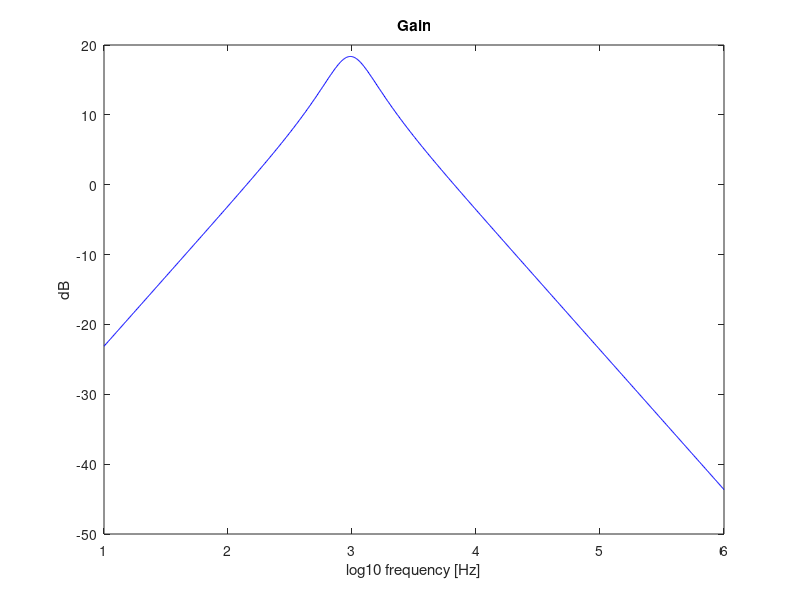
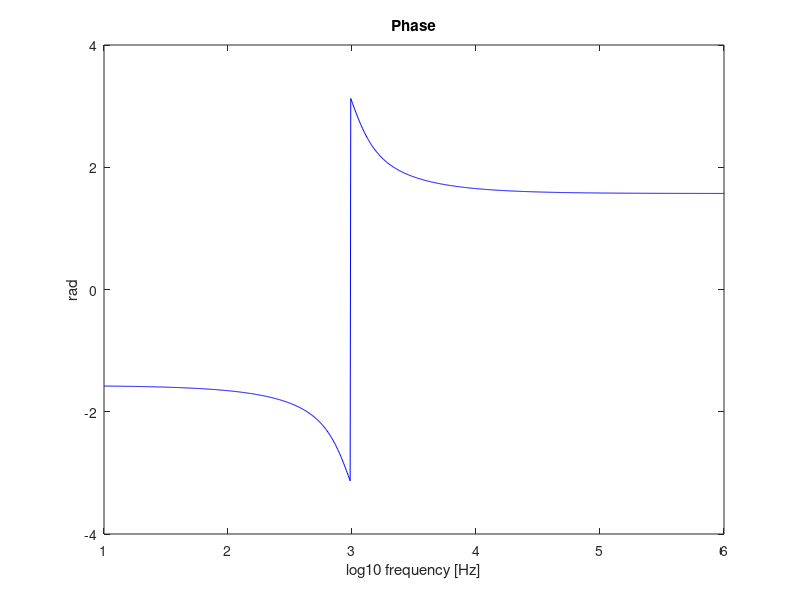

Source code (MATLAB) for these figures, in order: (Note: this script raises an error after producing the figures.)


% file = fopen("../doc/GainStage_OP.tex", "w");
% fprintf(file, "VEQ & %e\\\\ \\\hline\n", VEQ);
% fprintf(file, "IB1 & %e\\\\ \\\hline\n", IB1);
% fprintf(file, "IC1 & %e\\\\ \\\hline\n", IC1);
% fprintf(file, "VEQ & %e\\\\ \\\hline\n", IE1);
% fprintf(file, "VE1 & %e\\\\ \\\hline\n", VE1);
% fprintf(file, "V01 & %e\\\\ \\\hline\n", VO1);
% fprintf(file, "VCE & %e\\\\ \\\hline\n", VCE);
% fclose(file);

% file = fopen("../doc/GainStage_AC.tex", "w");
% fprintf(file, "gm1 & %e\\\\ \\\hline\n", gm1);
% fprintf(file, "$r \pi 1$ & %e\\\\ \\\hline\n", rpi1);
% fprintf(file, "r01 & %e\\\\ \\\hline\n", ro1);
% fprintf(file, "AV1 & %e\\\\ \\\hline\n", AV1);
% fprintf(file, "$AV1_{DB}$ & %e\\\\ \\\hline\n", AVI_DB);
% fprintf(file, "ZI1& %e\\\\ \\\hline\n", ZI1);
% fprintf(file, "ZO1 & %e\\\\ \\\hline\n", ZO1);
% fclose(file);

% file = fopen("../doc/OutputStage_OP.tex", "w");
% fprintf(file, "VI2 & %e\\\\ \\\hline\n", VO1);
% fprintf(file, "IC2 & %e\\\\ \\\hline\n", IC2);
% fprintf(file, "IE2 & %e\\\\ \\\hline\n", IE2);
% fprintf(file, "VO2 & %e\\\\ \\\hline\n", VO2);
% fclose(file);

% file = fopen("../doc/OutputStage_AC.tex", "w");
% fprintf(file, "gm2 & %e\\\\ \\\hline\n", gm2);
% fprintf(file, "$r \pi 2$ & %e\\\\ \\\hline\n", 1/gpi2);
% fprintf(file, "r02 & %e\\\\ \\\hline\n", 1/go2);
% fprintf(file, "AV2 & %e\\\\ \\\hline\n", AV2);
% fprintf(file, "$AV_{DB}$ & %e\\\\ \\\hline\n", 20*log10(AV2));
% fprintf(file, "ZI2 & %e\\\\ \\\hline\n", ZI2);
% fprintf(file, "ZO2 & %e\\\\ \\\hline\n", ZO2);
% fclose(file);


% %total
% gB = 1/(1/gpi2+ZO1)
% AV = (gB+gm2/gpi2*gB)/(gB+ge2+go2+gm2/gpi2*gB)*AV1
% AV_DB = 20*log10(abs(AV))
% ZI=ZI1
% ZO=1/(go2+gm2/gpi2*gB+ge2+gB)


% file = fopen("../doc/Final.tex", "w");
% fprintf(file, "AV & %e\\\\ \\\hline\n", AV);
% fprintf(file, "$AV_{DB}$ & %e\\\\ \\\hline\n", AV_DB);
% fprintf(file, "ZI & %e\\\\ \\\hline\n", ZI);
% fprintf(file, "ZO & %e\\\\ \\\hline\n", ZO);
% fclose(file);

jj = 1;

Cmax = 1e-6;
Cmin = 220e-9;

R1k = 1e3;
R10k = 10e3;
R100k = 100e3;

invR1 = 3./R1k + 3./R100k;
invR2 = 3./R10k;

invC1 = 3./Cmax;
invC2 = 3./Cmin;


TGain = zeros(1, 10);
TGain_DB = zeros(1, 10);
phase = zeros(1, 10);
logfreq = zeros(1, 10);

C1  = 1./invC1;
C2 = 1./invC2;

R1 = 1./invR1;
R2 = 1./invR2;   

vin = 1.;

for t = 1:0.005:6

omega = 2*pi*power(10, t);
ZC1 = 1./(I*omega*C1);
ZC2 = 1./(I*omega*C2);

eq1 = [1./R1 + 1./ZC2 + 1./ZC1, -1./ZC2];
eq2 = [-1./ZC1, -1./R2];
A = [eq1; eq2];

B = [vin/R1; 0];

X = A\B;
Vout = X(2);
TGain(jj) = Vout*vin;
TGain_DB(jj) = 20*log10(abs(TGain(jj)));
phase(jj) = arg(TGain(jj));
logfreq(jj) = t;

jj = jj +1;
endfor

figure
plot(logfreq, TGain_DB, "b");
title("Gain");
ylabel ("dB");
xlabel ("log10 frequency [Hz]");
print ("gain.eps", "-depsc");

figure
plot(logfreq, phase, "b");
title("Phase");
ylabel ("rad");
xlabel ("log10 frequency [Hz]");
print ("phase.eps", "-depsc");


[Gmax, idxfreqmax] = max(TGain_DB)

freqmax = power(10, logfreq(idxfreqmax))

%impedance input

omega = 2*pi*freqmax;
ZC1 = 1./(I*omega*C1);
ZC2 = 1./(I*omega*C2);

eq1 = [1./R1 + 1./ZC2 + 1./ZC1, -1./ZC2];
eq2 = [-1./ZC1, -1./R2];
A = [eq1; eq2];

B = [vin/R1; 0];

X = A\B;

current_in = -(vin -X(1))/R1
zinput = vin/current_in/1000.


file = fopen("../doc/ResultsTheoretical.tex", "w");
fprintf(file, "$Z_{input}$ & %e\\\\ \\\hline\n", zinput);
fprintf(file, "$Z_{output}$ & %e\\\\ \\\hline\n", 0);
fprintf(file, "Max $Gain_{dB}$ & %e\\\\ \\\hline\n", Gmax);
fprintf(file, "Central frequency [Hz] & %e\\\\ \\\hline\n", freqmax);
fclose(file);
